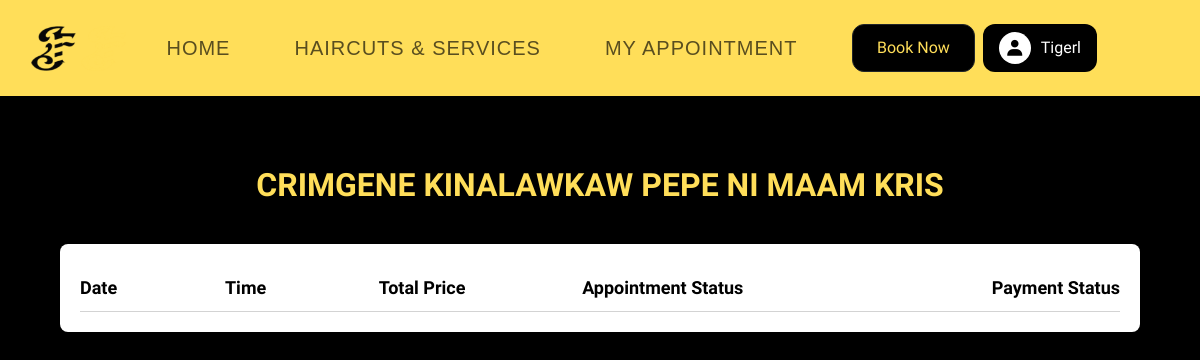
The app's page /customer/appointment.php (signed in), older data.
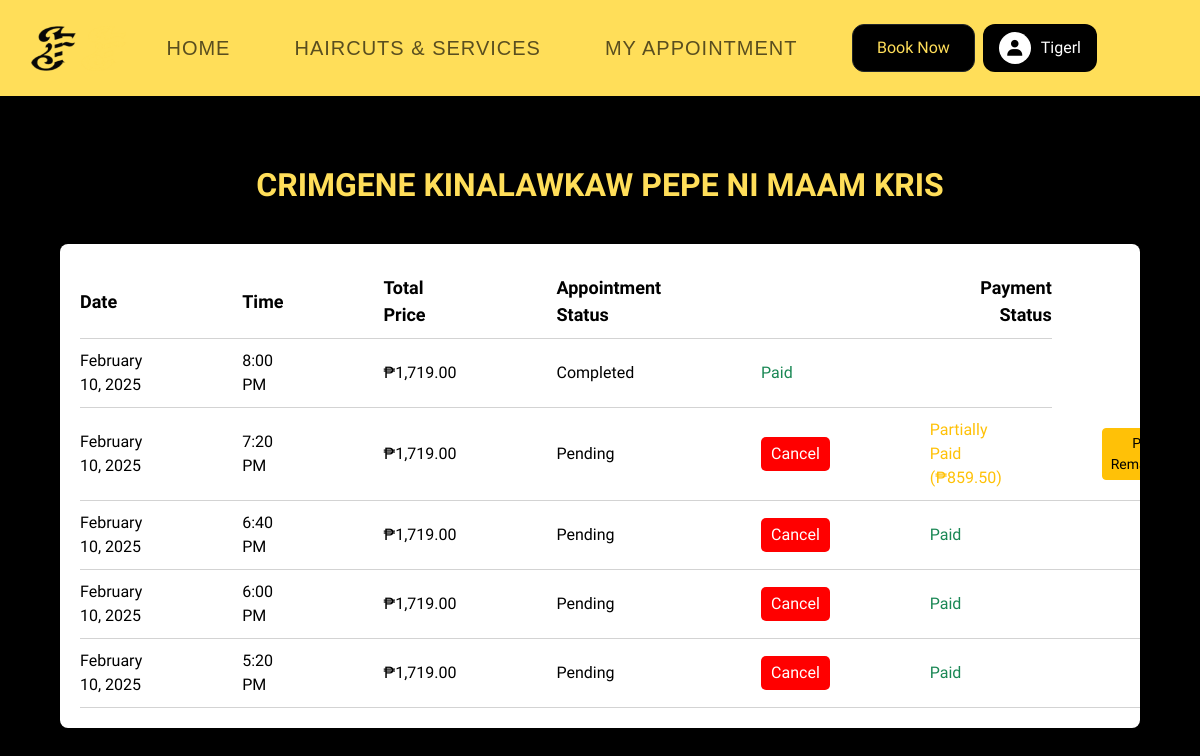
The same page, newer data.
### tables this page shows
CREATE TABLE `appointment_tbl` (
  `appointmentID` int(11) NOT NULL,
  `customerID` int(11) DEFAULT NULL,
  `adminID` int(11) DEFAULT NULL,
  `addonID` int(11) DEFAULT NULL,
  `hcID` int(11) DEFAULT NULL,
  `serviceID` int(11) NOT NULL,
  `status` varchar(255) DEFAULT NULL,
  `date` date NOT NULL,
  `timeSlot` varchar(255) NOT NULL,
  `remarks` varchar(255) DEFAULT NULL,
  `reason` varchar(255) DEFAULT NULL,
  `payment_status` enum('pending','partial','paid') DEFAULT 'pending',
  `payment_amount` decimal(10,2) DEFAULT 0.00,
  `gcash_reference` varchar(50) NOT NULL
);

### customer/appointment.php (the view, shortened to what the changed rows need)
<?php
$customerID = $_SESSION["customerID"];
include 'db_connect.php';
$sql = "
    SELECT
        a.appointmentID,
        a.date,
        a.timeSlot,
        a.status,
        COALESCE(s.serviceName, 'No Service') AS serviceName,
        COALESCE(ad.addonName, 'No Add-on') AS addonName,
        COALESCE(s.servicePrice, 0) + COALESCE(ad.addonPrice, 0) AS totalPrice,
        a.payment_status,
        a.payment_amount
    FROM
        appointment_tbl a
    LEFT JOIN
        service_tbl s ON a.serviceID = s.serviceID
    LEFT JOIN
        addon_tbl ad ON a.addonID = ad.addonID
    WHERE
        a.customerID = ?
    ORDER BY
        a.date DESC, a.timeSlot DESC
";
$stmt = $conn->prepare($sql);
$stmt->bind_param("i", $customerID);
$stmt->execute();
$result = $stmt->get_result();
?>
<!DOCTYPE html>
<html lang="en">
<head>
    <link rel="stylesheet" href="https://cdn.jsdelivr.net/npm/bootstrap@5.3.2/dist/css/bootstrap.min.css">
    <link rel="stylesheet" href="../css/style1.css">
    <link rel="stylesheet" href="css/customer.css">
    <link href='https://unpkg.com/boxicons@2.1.4/css/boxicons.min.css' rel='stylesheet'>
</head>
<body>
    <div class="main-page">
        <div class="appointments-header-wrapper">
            <h1 class="appointments-header fade-in">CRIMGENE KINALAWKAW PEPE NI MAAM KRIS</h1>
        </div>
        <div class="appointments-container">
            <table class="appointments-table fade-in">
                <thead>
                    <tr>
                        <th>Date</th>
                        <th>Time</th>
                        <th>Total Price</th>
                        <th>Appointment Status</th>
                        <th></th>
                        <th>Payment Status</th>
                    </tr>
                </thead>
                <tbody>
                <?php
                if ($result->num_rows > 0) {
                    while ($row = $result->fetch_assoc()) {
                        $statusClass = '';
                        switch ($row['status']) {
                            case 'Completed':
                                $statusClass = 'status-completed';
                                break;
                            case 'Pending':
                                $statusClass = 'status-pending';
                                break;
                        }
                        $paymentStatusText = "";
                        $payNowButton = "";
                        if ($row['payment_status'] === 'pending') {
                            $paymentStatusText = "<span class='text-danger'>Pending</span>";
                            $payNowButton = "<a href='gcash_payment.php?appointmentID=" . $row['appointmentID'] . "&amount=" . ($row['totalPrice'] * 0.5) . "' class='btn btn-warning btn-sm'>Pay Now</a>";
                        } elseif ($row['payment_status'] === 'partial') {
                            $remainingBalance = $row['totalPrice'] - $row['payment_amount'];
                            $paymentStatusText = "<span class='text-warning'>Partially Paid (₱" . number_format($row['payment_amount'], 2) . ")</span>";
                            $payNowButton = "<a href='gcash_payment.php?appointmentID=" . $row['appointmentID'] . "&amount=" . $remainingBalance . "' class='btn btn-warning btn-sm'>Pay Remaining</a>";
                        } else {
                            $paymentStatusText = "<span class='text-success'>Paid</span>";
                        }
                        echo "<tr>";
                        echo "<td>" . date("F d, Y", strtotime($row['date'])) . "</td>";
                        echo "<td>" . htmlspecialchars($row['timeSlot']) . "</td>";
                        echo "<td>₱" . number_format($row['totalPrice'], 2) . "</td>";
                        echo "<td class='" . $statusClass . "'>" . htmlspecialchars($row['status']) . "</td>";
                        if ($row['status'] === "Pending") {
                            echo "<td><button class='cancel-button'
                                  data-id='" . $row['appointmentID'] . "'
                                  data-date='" . date("F d, Y", strtotime($row['date'])) . "'
                                  data-time='" . $row['timeSlot'] . "'
                                  data-service='" . $row['serviceName'] . "'
                                  data-addon='" . $row['addonName'] . "'
                                  data-total='" . $row['totalPrice'] . "'
                                  data-bs-toggle='modal' data-bs-target='#cancelModal'>Cancel</button></td>";
                        }
                        echo "<td>" . $paymentStatusText . "</td>";
                        echo "<td>" . $payNowButton . "</td>";
                        echo "</tr>";
                    }
                }
                ?>
                </tbody>
            </table>
        </div>
    </div>
</body>
</html>

Row changes from the older to the newer data that the page shows:
added appointment_tbl: date "February 10, 2025", timeSlot "8:00 PM", totalPrice "1,719.00", status "Completed", payment_status "Paid"
added appointment_tbl: date "February 10, 2025", timeSlot "7:20 PM", totalPrice "1,719.00", status "Pending", payment_amount "859.50"
added appointment_tbl: date "February 10, 2025", timeSlot "6:40 PM", totalPrice "1,719.00", status "Pending", payment_status "Paid"
added appointment_tbl: date "February 10, 2025", timeSlot "6:00 PM", totalPrice "1,719.00", status "Pending", payment_status "Paid"
added appointment_tbl: date "February 10, 2025", timeSlot "5:20 PM", totalPrice "1,719.00", status "Pending", payment_status "Paid"
